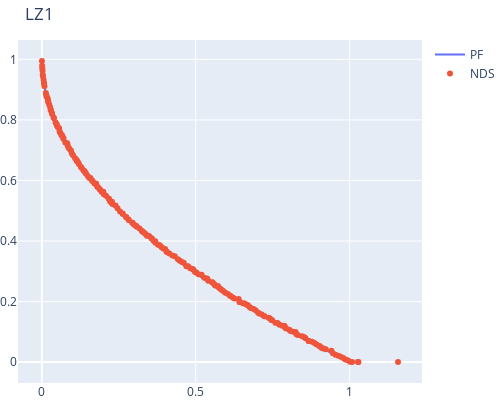
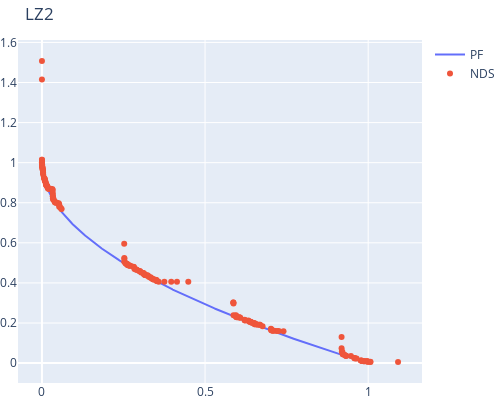
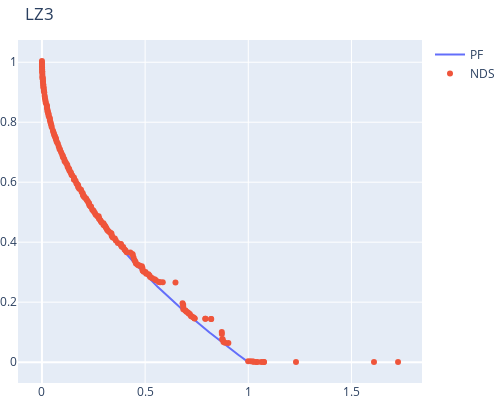
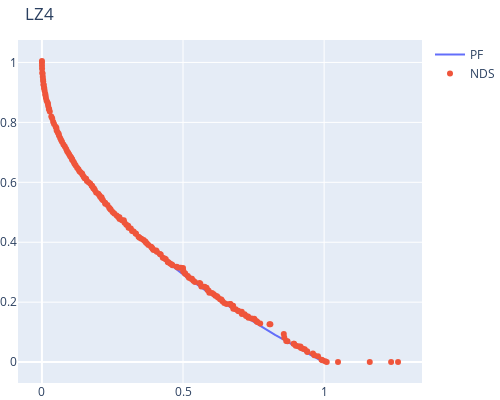

The cell these charts' notebook holds for them, in order:
### Markdown cell above
# Test if the algorithm finds the true pareto fronts

### Code cell
from moo.lz import LZ1, LZ2, LZ3, LZ4, LZ5, LZ6, LZ7, LZ8, LZ9
from helper import run_test, plot_front

problem=LZ1(n_var=10)
res = run_test(problem)
plot_front(problem, res.F, "LZ1").show()

problem=LZ2(n_var=10)
res = run_test(problem)
plot_front(problem, res.F, "LZ2").show()

problem=LZ3(n_var=10)
res = run_test(problem)
plot_front(problem, res.F, "LZ3").show()

problem=LZ4(n_var=10)
res = run_test(problem)
plot_front(problem, res.F, "LZ4").show()

problem=LZ5(n_var=10)
res = run_test(problem)
plot_front(problem, res.F, "LZ5").show()

problem=LZ6(n_var=10)
res = run_test(problem)
plot_front(problem, res.F, "LZ6").show()

problem=LZ7(n_var=10)
res = run_test(problem)
plot_front(problem, res.F, "LZ7").show()

problem=LZ8(n_var=10)
res = run_test(problem)
plot_front(problem, res.F, "LZ8").show()

problem=LZ9(n_var=10)
res = run_test(problem)
plot_front(problem, res.F, "LZ9").show()

### Figure 1 — Plotly figure (JSON) as saved in the notebook; plotly's stock layout.template omitted (floating-point values rounded to 4 significant figures; data arrays with more than 128 entries replaced by an {"elided": "..."} marker saying what was removed)
{"data": [{"mode": "lines", "name": "PF", "type": "scatter", "x": {"elided": "500 float values"}, "y": {"elided": "500 float values"}}, {"mode": "markers", "name": "NDS", "type": "scatter", "x": {"elided": "200 float values"}, "y": {"elided": "200 float values"}}], "layout": {"autosize": false, "font": {"size": 12}, "height": 400, "margin": {"b": 0, "l": 0, "pad": 0, "r": 0, "t": 40}, "title": {"text": "LZ1"}, "width": 500}}

### Figure 2 — Plotly figure (JSON) as saved in the notebook; plotly's stock layout.template omitted (floating-point values rounded to 4 significant figures; data arrays with more than 128 entries replaced by an {"elided": "..."} marker saying what was removed)
{"data": [{"mode": "lines", "name": "PF", "type": "scatter", "x": {"elided": "500 float values"}, "y": {"elided": "500 float values"}}, {"mode": "markers", "name": "NDS", "type": "scatter", "x": {"elided": "197 float values"}, "y": {"elided": "197 float values"}}], "layout": {"autosize": false, "font": {"size": 12}, "height": 400, "margin": {"b": 0, "l": 0, "pad": 0, "r": 0, "t": 40}, "title": {"text": "LZ2"}, "width": 500}}

### Figure 3 — Plotly figure (JSON) as saved in the notebook; plotly's stock layout.template omitted (floating-point values rounded to 4 significant figures; data arrays with more than 128 entries replaced by an {"elided": "..."} marker saying what was removed)
{"data": [{"mode": "lines", "name": "PF", "type": "scatter", "x": {"elided": "500 float values"}, "y": {"elided": "500 float values"}}, {"mode": "markers", "name": "NDS", "type": "scatter", "x": {"elided": "200 float values"}, "y": {"elided": "200 float values"}}], "layout": {"autosize": false, "font": {"size": 12}, "height": 400, "margin": {"b": 0, "l": 0, "pad": 0, "r": 0, "t": 40}, "title": {"text": "LZ3"}, "width": 500}}

### Figure 4 — Plotly figure (JSON) as saved in the notebook; plotly's stock layout.template omitted (floating-point values rounded to 4 significant figures; data arrays with more than 128 entries replaced by an {"elided": "..."} marker saying what was removed)
{"data": [{"mode": "lines", "name": "PF", "type": "scatter", "x": {"elided": "500 float values"}, "y": {"elided": "500 float values"}}, {"mode": "markers", "name": "NDS", "type": "scatter", "x": {"elided": "200 float values"}, "y": {"elided": "200 float values"}}], "layout": {"autosize": false, "font": {"size": 12}, "height": 400, "margin": {"b": 0, "l": 0, "pad": 0, "r": 0, "t": 40}, "title": {"text": "LZ4"}, "width": 500}}
